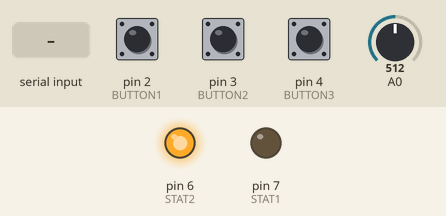
Simulated run of this sketch. Board: Arduino Mega 2560, built with avr-gcc and run on an emulated ATmega2560. Parts: output pins drawn as LEDs (lit = HIGH). The inputs (shaded band) are chosen by the test bench; at power-on: pin 2 (BUTTON1) HIGH, pin 4 (BUTTON3) HIGH, pin 3 (BUTTON2) HIGH, A0 = 512. What the sketch prints to the serial monitor is not drawn.

Above: at 0.1 s.
At 1.8 s:
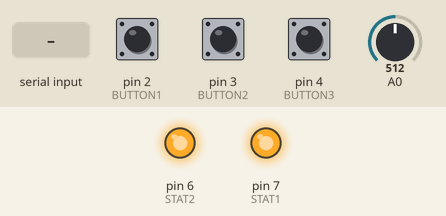
1.9 s: pin 2 (BUTTON1) pulled LOW for 0.15 s
3.5 s: "1" received over the second serial link
5.0 s: pin 2 (BUTTON1) pulsed LOW 5 times (0.12 s each, 0.3 s apart)
8.0 s: pin 4 (BUTTON3) pulsed LOW 5 times (0.12 s each, 0.3 s apart)
Timing chart, 0 to 11.0 s (numbered marks = the images above; inputs shaded):
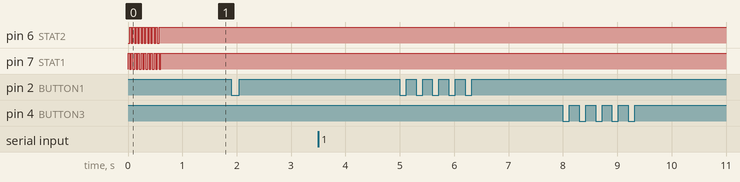

The sketch:

XbeeMidiShield_A_131127.ino
```cpp
//XbeeMIDIShield_A

//part of Distant Music project
//by Sherif Taalab and Richard Borbridge
//November 27, 2013
//Provides visualiation responding to imput from a midi keyboard through Processing ControlP5.Matrix example
//Uses digital piano keyboard attached to Arduino+Xbee+MIDI shield to wirelessly transmit performances
//Uses Arduino+Xbee+UNO to connect to client laptop and interface with on-board MIDI output

// Based on SparkFun MIDI Sheild and MIDI Breakout test code

#include <SoftwareSerial.h>


// defines for MIDI Shield components only
#define KNOB1  0
#define KNOB2  1

#define BUTTON1  2
#define BUTTON2  3
#define BUTTON3  4

#define STAT1  7
#define STAT2  6

#define OFF 1
#define ON 2
#define WAIT 3

byte incomingByte;
byte note;
byte velocity;
int pot;

byte byte1;
byte byte2;
byte byte3;

int action=2; //1 =note off ; 2=note on ; 3= wait

//Setup the software serial (MIDI Shield's rx, tx physically remapped through loopback wires)
SoftwareSerial Serial2(8, 9); //Rx,tx


void setup() {

  pinMode(STAT1,OUTPUT);
  pinMode(STAT2,OUTPUT);

  pinMode(BUTTON1,INPUT);
  pinMode(BUTTON2,INPUT);
  pinMode(BUTTON3,INPUT);

  digitalWrite(BUTTON1,HIGH);
  digitalWrite(BUTTON2,HIGH);
  digitalWrite(BUTTON3,HIGH);

  for(int i = 0;i < 10;i++) // flash MIDI Sheild LED's on startup
  {
    digitalWrite(STAT1,HIGH);
    digitalWrite(STAT2,LOW);
    delay(30);
    digitalWrite(STAT1,LOW);
    digitalWrite(STAT2,HIGH);
    delay(30);
  }
  digitalWrite(STAT1,HIGH);
  digitalWrite(STAT2,HIGH);

  //start serial with midi baudrate 31250
  Serial2.begin(31250);
  Serial.begin(31250);
}

void loop () {

  //*************** MIDI OUT ***************//

  pot = analogRead(0);
  note = pot/8;  // convert value to value 0-127
  if(button(BUTTON1) || button(BUTTON2) || button(BUTTON3))
  {
    Midi_Send(0x90,note,0x45);
    while(button(BUTTON1) || button(BUTTON2) || button(BUTTON3));
  }

  //*************** MIDI LOOPBACK ******************//
  //read SoftSerial, signal is coming from shield pins 0 and 1, which are used by attached Xbee
  if(Serial2.available() > 0)
  {
    byte1 = Serial2.read();
    byte2 = Serial2.read();
    byte3 = Serial2.read();

    Midi_Send(byte1, byte2, byte3);
  }

  //*************** MIDI IN ***************//
  //eliminated - this device is functioning as server only
  //can be adapted for future bidirectional communcation

}

void Midi_Send(byte cmd, byte data1, byte data2) {
  //write bytes to Serial2, so variables can be collected and passed to hardware serial through MIDI loopback function
  Serial.write(cmd);
  Serial.write(data1);
  Serial.write(data2);
  delay(100);
  Serial2.write(cmd);
  Serial2.write(data1);
  Serial2.write(data2);
}

void blink(){
  digitalWrite(STAT1, HIGH);
  delay(100);
  digitalWrite(STAT1, LOW);
  delay(100);
}

char button(char button_num)
{
  return (!(digitalRead(button_num)));
}
```

Measured:
- after the input at 1.9 s, every drawn part: stays the same
- after the input at 3.5 s, every drawn part: stays the same
- after the input at 5.0 s, every drawn part: stays the same
- after the input at 8.0 s, every drawn part: stays the same
